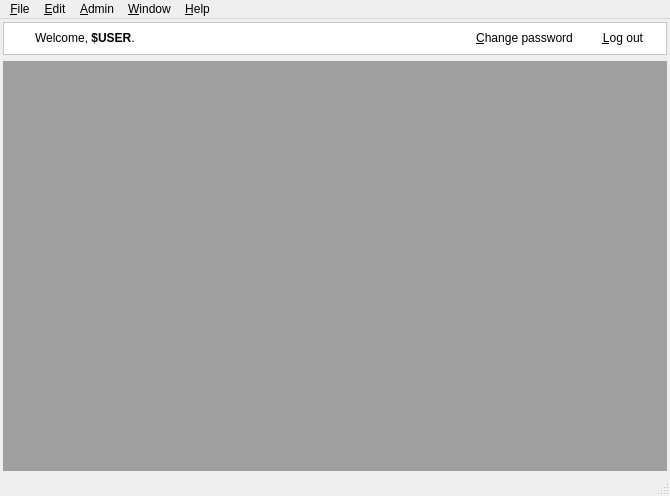
<?xml version="1.0" encoding="UTF-8"?>
<ui version="4.0">
 <class>MainWindow</class>
 <widget class="QMainWindow" name="MainWindow">
  <property name="geometry">
   <rect>
    <x>0</x>
    <y>0</y>
    <width>670</width>
    <height>496</height>
   </rect>
  </property>
  <property name="windowTitle">
   <string>MainWindow</string>
  </property>
  <property name="windowIcon">
   <iconset resource="resources.qrc">
    <normaloff>:/default/static/default/icons/22x22/face-devilish.png</normaloff>:/default/static/default/icons/22x22/face-devilish.png</iconset>
  </property>
  <widget class="QWidget" name="centralwidget">
   <layout class="QGridLayout" name="centralWidetGridLayou">
    <property name="margin">
     <number>3</number>
    </property>
    <item row="0" column="0">
     <widget class="QFrame" name="headerFrame">
      <property name="styleSheet">
       <string notr="true">background-color: rgb(255, 255, 255);</string>
      </property>
      <property name="frameShape">
       <enum>QFrame::StyledPanel</enum>
      </property>
      <property name="frameShadow">
       <enum>QFrame::Plain</enum>
      </property>
      <layout class="QGridLayout" name="headerGridLayout">
       <property name="margin">
        <number>3</number>
       </property>
       <item row="0" column="0">
        <layout class="QHBoxLayout" name="horizontalLayout">
         <item>
          <widget class="QLabel" name="iconWelcomeLabel">
           <property name="minimumSize">
            <size>
             <width>22</width>
             <height>22</height>
            </size>
           </property>
           <property name="maximumSize">
            <size>
             <width>22</width>
             <height>22</height>
            </size>
           </property>
           <property name="text">
            <string/>
           </property>
           <property name="pixmap">
            <pixmap resource="resources.qrc">:/default/static/default/icons/22x22/meeting-organizer.png</pixmap>
           </property>
          </widget>
         </item>
         <item>
          <widget class="QLabel" name="welcomeLabel">
           <property name="text">
            <string>Welcome, &lt;b&gt;$USER&lt;/b&gt;.</string>
           </property>
          </widget>
         </item>
        </layout>
       </item>
       <item row="0" column="1">
        <spacer name="horizontalSpacer">
         <property name="orientation">
          <enum>Qt::Horizontal</enum>
         </property>
         <property name="sizeHint" stdset="0">
          <size>
           <width>268</width>
           <height>25</height>
          </size>
         </property>
        </spacer>
       </item>
       <item row="0" column="2">
        <layout class="QHBoxLayout" name="horizontalLayout_2">
         <item>
          <widget class="QPushButton" name="changePasswordPushButton">
           <property name="text">
            <string>&amp;Change password</string>
           </property>
           <property name="icon">
            <iconset resource="resources.qrc">
             <normaloff>:/default/static/default/icons/22x22/dialog-password.png</normaloff>:/default/static/default/icons/22x22/dialog-password.png</iconset>
           </property>
           <property name="flat">
            <bool>true</bool>
           </property>
          </widget>
         </item>
         <item>
          <widget class="QPushButton" name="logoutPushButton">
           <property name="text">
            <string>&amp;Log out</string>
           </property>
           <property name="icon">
            <iconset resource="resources.qrc">
             <normaloff>:/default/static/default/icons/22x22/system-log-out.png</normaloff>:/default/static/default/icons/22x22/system-log-out.png</iconset>
           </property>
           <property name="shortcut">
            <string>Ctrl+Shift+W</string>
           </property>
           <property name="autoDefault">
            <bool>false</bool>
           </property>
           <property name="default">
            <bool>false</bool>
           </property>
           <property name="flat">
            <bool>true</bool>
           </property>
          </widget>
         </item>
        </layout>
       </item>
      </layout>
     </widget>
    </item>
    <item row="1" column="0">
     <widget class="QMdiArea" name="mdiArea"/>
    </item>
   </layout>
  </widget>
  <widget class="QMenuBar" name="menubar">
   <property name="geometry">
    <rect>
     <x>0</x>
     <y>0</y>
     <width>670</width>
     <height>25</height>
    </rect>
   </property>
   <widget class="QMenu" name="menuFile">
    <property name="title">
     <string>&amp;File</string>
    </property>
    <addaction name="actionPrint"/>
    <addaction name="separator"/>
    <addaction name="actionClose"/>
    <addaction name="separator"/>
    <addaction name="actionQuit"/>
   </widget>
   <widget class="QMenu" name="menuEdit">
    <property name="title">
     <string>&amp;Edit</string>
    </property>
    <addaction name="actionUndo"/>
    <addaction name="actionRedo"/>
    <addaction name="separator"/>
    <addaction name="actionCut"/>
    <addaction name="actionCopy"/>
    <addaction name="actionPaste"/>
    <addaction name="actionDelete"/>
    <addaction name="separator"/>
    <addaction name="actionPreferences"/>
   </widget>
   <widget class="QMenu" name="menuWindow">
    <property name="title">
     <string>&amp;Window</string>
    </property>
    <addaction name="actionMinimize"/>
    <addaction name="separator"/>
   </widget>
   <widget class="QMenu" name="menuHelp">
    <property name="title">
     <string>&amp;Help</string>
    </property>
    <addaction name="actionHelpContents"/>
    <addaction name="actionReleaseNotes"/>
    <addaction name="actionReportBugs"/>
    <addaction name="separator"/>
    <addaction name="actionCheckForUpdates"/>
    <addaction name="separator"/>
    <addaction name="actionAbout"/>
    <addaction name="actionLicense"/>
   </widget>
   <widget class="QMenu" name="menuAdmin">
    <property name="title">
     <string>&amp;Admin</string>
    </property>
    <addaction name="actionContentTypes"/>
    <addaction name="separator"/>
    <addaction name="actionPermissions"/>
    <addaction name="actionGroups"/>
    <addaction name="actionUsers"/>
   </widget>
   <addaction name="menuFile"/>
   <addaction name="menuEdit"/>
   <addaction name="menuAdmin"/>
   <addaction name="menuWindow"/>
   <addaction name="menuHelp"/>
  </widget>
  <widget class="QStatusBar" name="statusbar"/>
  <action name="actionNew">
   <property name="icon">
    <iconset resource="resources.qrc">
     <normaloff>:/default/static/default/icons/22x22/document-new.png</normaloff>:/default/static/default/icons/22x22/document-new.png</iconset>
   </property>
   <property name="text">
    <string>&amp;New</string>
   </property>
   <property name="shortcut">
    <string>Ctrl+N</string>
   </property>
  </action>
  <action name="actionOpen">
   <property name="icon">
    <iconset resource="resources.qrc">
     <normaloff>:/default/static/default/icons/22x22/document-open.png</normaloff>:/default/static/default/icons/22x22/document-open.png</iconset>
   </property>
   <property name="text">
    <string>&amp;Open</string>
   </property>
   <property name="shortcut">
    <string>Ctrl+O</string>
   </property>
  </action>
  <action name="actionClose">
   <property name="icon">
    <iconset resource="resources.qrc">
     <normaloff>:/default/static/default/icons/22x22/window-close.png</normaloff>:/default/static/default/icons/22x22/window-close.png</iconset>
   </property>
   <property name="text">
    <string>&amp;Close</string>
   </property>
   <property name="shortcut">
    <string>Ctrl+W</string>
   </property>
  </action>
  <action name="actionQuit">
   <property name="icon">
    <iconset resource="resources.qrc">
     <normaloff>:/default/static/default/icons/22x22/application-exit.png</normaloff>:/default/static/default/icons/22x22/application-exit.png</iconset>
   </property>
   <property name="text">
    <string>&amp;Quit</string>
   </property>
   <property name="shortcut">
    <string>Ctrl+Q</string>
   </property>
  </action>
  <action name="actionPrint">
   <property name="icon">
    <iconset resource="resources.qrc">
     <normaloff>:/default/static/default/icons/22x22/document-print.png</normaloff>:/default/static/default/icons/22x22/document-print.png</iconset>
   </property>
   <property name="text">
    <string>Print...</string>
   </property>
   <property name="shortcut">
    <string>Ctrl+P</string>
   </property>
  </action>
  <action name="actionSave">
   <property name="icon">
    <iconset resource="resources.qrc">
     <normaloff>:/default/static/default/icons/22x22/document-save.png</normaloff>:/default/static/default/icons/22x22/document-save.png</iconset>
   </property>
   <property name="text">
    <string>&amp;Save</string>
   </property>
   <property name="shortcut">
    <string>Ctrl+S</string>
   </property>
  </action>
  <action name="actionSaveAs">
   <property name="icon">
    <iconset resource="resources.qrc">
     <normaloff>:/default/static/default/icons/22x22/document-save-as.png</normaloff>:/default/static/default/icons/22x22/document-save-as.png</iconset>
   </property>
   <property name="text">
    <string>Save &amp;As...</string>
   </property>
   <property name="shortcut">
    <string>Ctrl+Shift+S</string>
   </property>
  </action>
  <action name="actionSaveAll">
   <property name="icon">
    <iconset resource="resources.qrc">
     <normaloff>:/default/static/default/icons/22x22/document-save-all.png</normaloff>:/default/static/default/icons/22x22/document-save-all.png</iconset>
   </property>
   <property name="text">
    <string>Save A&amp;ll</string>
   </property>
  </action>
  <action name="actionUndo">
   <property name="icon">
    <iconset resource="resources.qrc">
     <normaloff>:/default/static/default/icons/22x22/edit-undo.png</normaloff>:/default/static/default/icons/22x22/edit-undo.png</iconset>
   </property>
   <property name="text">
    <string>&amp;Undo</string>
   </property>
   <property name="shortcut">
    <string>Ctrl+Z</string>
   </property>
  </action>
  <action name="actionRedo">
   <property name="icon">
    <iconset resource="resources.qrc">
     <normaloff>:/default/static/default/icons/22x22/edit-redo.png</normaloff>:/default/static/default/icons/22x22/edit-redo.png</iconset>
   </property>
   <property name="text">
    <string>&amp;Redo</string>
   </property>
   <property name="shortcut">
    <string>Ctrl+Shift+Z</string>
   </property>
  </action>
  <action name="actionCut">
   <property name="icon">
    <iconset resource="resources.qrc">
     <normaloff>:/default/static/default/icons/22x22/edit-cut.png</normaloff>:/default/static/default/icons/22x22/edit-cut.png</iconset>
   </property>
   <property name="text">
    <string>Cu&amp;t</string>
   </property>
   <property name="shortcut">
    <string>Ctrl+X</string>
   </property>
  </action>
  <action name="actionCopy">
   <property name="icon">
    <iconset resource="resources.qrc">
     <normaloff>:/default/static/default/icons/22x22/edit-copy.png</normaloff>:/default/static/default/icons/22x22/edit-copy.png</iconset>
   </property>
   <property name="text">
    <string>&amp;Copy</string>
   </property>
   <property name="shortcut">
    <string>Ctrl+C</string>
   </property>
  </action>
  <action name="actionPaste">
   <property name="icon">
    <iconset resource="resources.qrc">
     <normaloff>:/default/static/default/icons/22x22/edit-paste.png</normaloff>:/default/static/default/icons/22x22/edit-paste.png</iconset>
   </property>
   <property name="text">
    <string>&amp;Paste</string>
   </property>
   <property name="shortcut">
    <string>Ctrl+V</string>
   </property>
  </action>
  <action name="actionDelete">
   <property name="icon">
    <iconset resource="resources.qrc">
     <normaloff>:/default/static/default/icons/22x22/edit-delete.png</normaloff>:/default/static/default/icons/22x22/edit-delete.png</iconset>
   </property>
   <property name="text">
    <string>&amp;Delete</string>
   </property>
   <property name="shortcut">
    <string>Ctrl+Del</string>
   </property>
  </action>
  <action name="actionMinimize">
   <property name="checkable">
    <bool>true</bool>
   </property>
   <property name="checked">
    <bool>false</bool>
   </property>
   <property name="text">
    <string>&amp;Minimize</string>
   </property>
  </action>
  <action name="actionHelpContents">
   <property name="icon">
    <iconset resource="resources.qrc">
     <normaloff>:/default/static/default/icons/22x22/help-contents.png</normaloff>:/default/static/default/icons/22x22/help-contents.png</iconset>
   </property>
   <property name="text">
    <string>Help Contents</string>
   </property>
  </action>
  <action name="actionReleaseNotes">
   <property name="icon">
    <iconset resource="resources.qrc">
     <normaloff>:/default/static/default/icons/22x22/im-status-message-edit.png</normaloff>:/default/static/default/icons/22x22/im-status-message-edit.png</iconset>
   </property>
   <property name="text">
    <string>Release &amp;Notes</string>
   </property>
  </action>
  <action name="actionReportBugs">
   <property name="icon">
    <iconset resource="resources.qrc">
     <normaloff>:/default/static/default/icons/22x22/tools-report-bug.png</normaloff>:/default/static/default/icons/22x22/tools-report-bug.png</iconset>
   </property>
   <property name="text">
    <string>&amp;Report Bugs</string>
   </property>
  </action>
  <action name="actionCheckForUpdates">
   <property name="text">
    <string>Check f&amp;or Updates...</string>
   </property>
  </action>
  <action name="actionAbout">
   <property name="icon">
    <iconset resource="resources.qrc">
     <normaloff>:/default/static/default/icons/22x22/face-devilish.png</normaloff>:/default/static/default/icons/22x22/face-devilish.png</iconset>
   </property>
   <property name="text">
    <string>&amp;About</string>
   </property>
  </action>
  <action name="actionLicense">
   <property name="icon">
    <iconset resource="resources.qrc">
     <normaloff>:/default/static/default/icons/22x22/help-about.png</normaloff>:/default/static/default/icons/22x22/help-about.png</iconset>
   </property>
   <property name="text">
    <string>&amp;License</string>
   </property>
  </action>
  <action name="actionPreferences">
   <property name="icon">
    <iconset resource="resources.qrc">
     <normaloff>:/default/static/default/icons/22x22/preferences-desktop.png</normaloff>:/default/static/default/icons/22x22/preferences-desktop.png</iconset>
   </property>
   <property name="text">
    <string>Prefere&amp;nces</string>
   </property>
   <property name="shortcut">
    <string>Ctrl+Shift+P</string>
   </property>
  </action>
  <action name="actionClearMenu">
   <property name="text">
    <string>&amp;Clear Menu</string>
   </property>
  </action>
  <action name="actionContentTypes">
   <property name="icon">
    <iconset resource="resources.qrc">
     <normaloff>:/default/static/default/icons/22x22/documentation.png</normaloff>:/default/static/default/icons/22x22/documentation.png</iconset>
   </property>
   <property name="text">
    <string>&amp;Content Types</string>
   </property>
  </action>
  <action name="actionPermissions">
   <property name="icon">
    <iconset resource="resources.qrc">
     <normaloff>:/default/static/default/icons/22x22/irc-operator.png</normaloff>:/default/static/default/icons/22x22/irc-operator.png</iconset>
   </property>
   <property name="text">
    <string>&amp;Permissions</string>
   </property>
  </action>
  <action name="actionGroups">
   <property name="icon">
    <iconset resource="resources.qrc">
     <normaloff>:/default/static/default/icons/22x22/resource-group.png</normaloff>:/default/static/default/icons/22x22/resource-group.png</iconset>
   </property>
   <property name="text">
    <string>&amp;Groups</string>
   </property>
  </action>
  <action name="actionUsers">
   <property name="icon">
    <iconset resource="resources.qrc">
     <normaloff>:/default/static/default/icons/22x22/list-add-user.png</normaloff>:/default/static/default/icons/22x22/list-add-user.png</iconset>
   </property>
   <property name="text">
    <string>&amp;Users</string>
   </property>
  </action>
 </widget>
 <tabstops>
  <tabstop>logoutPushButton</tabstop>
  <tabstop>changePasswordPushButton</tabstop>
 </tabstops>
 <resources>
  <include location="resources.qrc"/>
 </resources>
 <connections/>
</ui>
